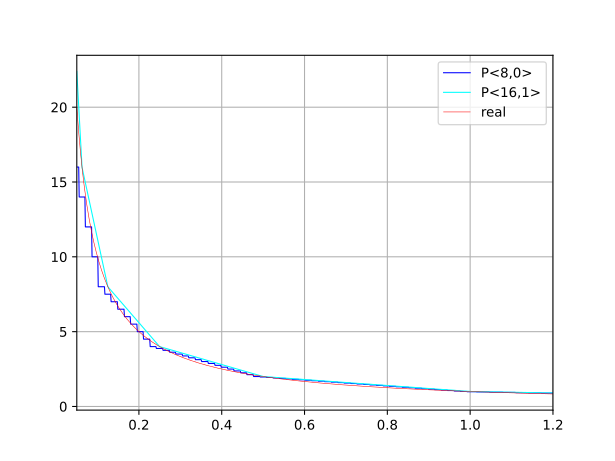

The Python source for this figure:
import numpy as np
import matplotlib.pyplot as plt
from posit_playground import from_bits, from_double


NUM_POINTS = 1000
MIN, MAX = 0.05, 1.2


def mask(n):
    return (1 << n) - 1


def inv_posit(X, N, ES):
    msb = 1 << (N - 1)

    sign_mask = (~((msb | (msb - 1)) >> 1)) & mask(N)
    Y = (X ^ (~sign_mask)) & mask(N)
    Y2 = (X ^ (~msb)) & mask(N)

    return Y, Y2 + 1


def inv(x, N, ES):
    X = from_double(x, N, ES).bit_repr()
    Y, Y2 = inv_posit(X, N, ES)
    y = from_bits(Y, N, ES).eval()
    y2 = from_bits(Y2, N, ES).eval()
    return y, y2


def inv_double(x):
    return 1 / x


def main():
    x = np.linspace(MIN, MAX, NUM_POINTS)

    y_8 = []
    y_16 = []
    for i in x:
        y_8.append(inv(i, 8, 0)[0])
        y_16.append(inv(i, 16, 1)[0])

    plt.plot(x, y_8, color="blue", label=f"P<8,0>", linewidth=0.8)
    plt.plot(x, y_16, color="cyan", label=f"P<16,1>", linewidth=0.8)

    plt.plot(x, inv_double(x), color="red", label="real", linewidth=0.4)
    plt.xlim(MIN, MAX)
    plt.grid(True)
    plt.legend()
    plt.savefig("inv_8_vs_16.svg", format="svg")


if __name__ == "__main__":
    main()
